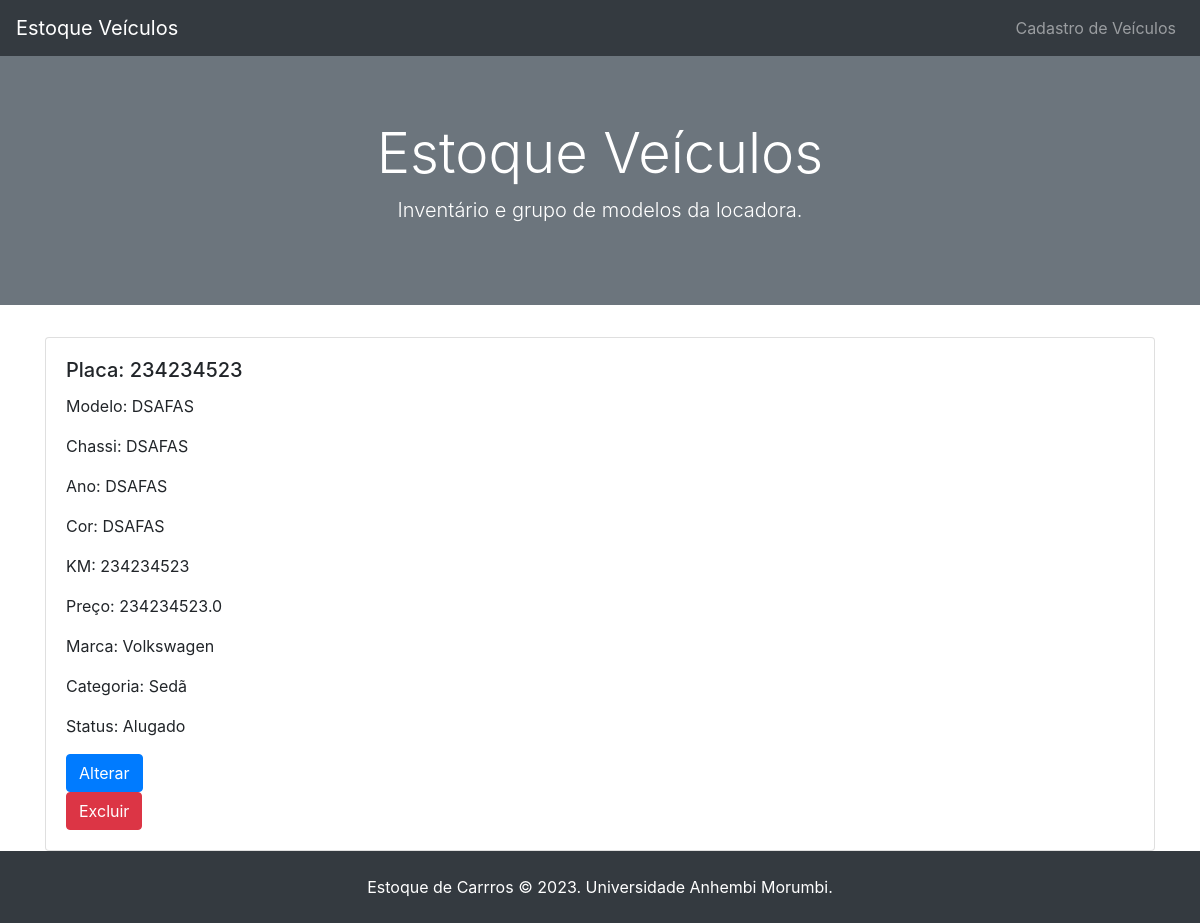
Page /portfolio on the earlier database version.
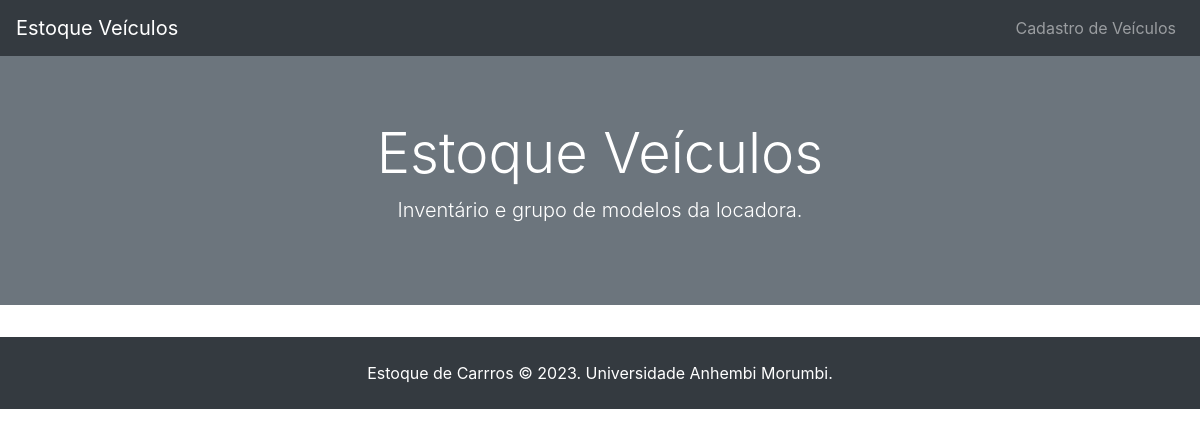
Same page on the later database version.
### tables this page shows
CREATE TABLE veiculos (
        placa TEXT,
        modelo TEXT,
        chassi TEXT,
        ano INTEGER,
        cor TEXT,
        km INTEGER,
        preco REAL,
        marca TEXT,
        categoria TEXT,
        status TEXT
    );

### app.py (the view)
@app.route('/portfolio')
def portfolio():
    conn = sqlite3.connect('banco.db')
    cursor = conn.cursor()
    cursor.execute('SELECT * FROM veiculos')
    veiculos = cursor.fetchall()
    return render_template('portfolio.html', veiculos=veiculos)

### templates/portfolio.html (shortened to what this page needs)
<!DOCTYPE html>
<html lang="pt-br">
<head>
  <link rel="stylesheet" href="https://stackpath.bootstrapcdn.com/bootstrap/4.1.3/css/bootstrap.min.css">
</head>
<body>
  <nav class="navbar navbar-expand-lg navbar-dark bg-dark">
    <a class="navbar-brand" href="#">Estoque Veículos</a>
    <div class="collapse navbar-collapse" id="navbarNav">
      <ul class="navbar-nav ml-auto">
        <li class="nav-item">
          <a class="nav-link" href="/cadastro_carros">Cadastro de Veículos</a>
        </li>
      </ul>
    </div>
  </nav>
  <header id="home" class="jumbotron jumbotron-fluid bg-secondary text-white text-center">
    <div class="container">
      <h1 class="display-4">Estoque Veículos</h1>
      <p class="lead">Inventário e grupo de modelos da locadora.</p>
    </div>
  </header>
          <div class="container">
            {% for veiculo in veiculos %}
            <div class="card mt-4">
                <div class="card-body">
                    <h5 class="card-title">Placa: {{ veiculo[0] }}</h5>
                    <p class="card-text">Modelo: {{ veiculo[1] }}</p>
                    <p class="card-text">Chassi: {{ veiculo[2] }}</p>
                    <p class="card-text">Ano: {{ veiculo[3] }}</p>
                    <p class="card-text">Cor: {{ veiculo[4] }}</p>
                    <p class="card-text">KM: {{ veiculo[5] }}</p>
                    <p class="card-text">Preço: {{ veiculo[6] }}</p>
                    <p class="card-text">Marca: {{ veiculo[7] }}</p>
                    <p class="card-text">Categoria: {{ veiculo[8] }}</p>
                    <p class="card-text">Status: {{ veiculo[9] }}</p>
                    <form action="/edit_carro/{{ veiculo[0] }}" method="GET">
                      <button type="submit" class="btn btn-primary">Alterar</button>
                    </form>
                    <form action="/portfolio/{{ veiculo[0] }}" method="POST">
                      <button type="submit" class="btn btn-danger">Excluir</button>
                  </form>
                </div>
            </div>
            {% endfor %}
        </div>
  <footer class="py-4 bg-dark text-white">
    <div class="container text-center">
      <p class="mb-0">Estoque de Carrros &copy; 2023. Universidade Anhembi Morumbi.</p>
    </div>
  </footer>
</body>
</html>

Differences in the rows shown:
removed veiculos: placa "234234523", modelo "DSAFAS", chassi "DSAFAS", ano "DSAFAS", cor "DSAFAS", km "234234523", preco "234234523.0", marca "Volkswagen", categoria "Sedã", status "Alugado"
